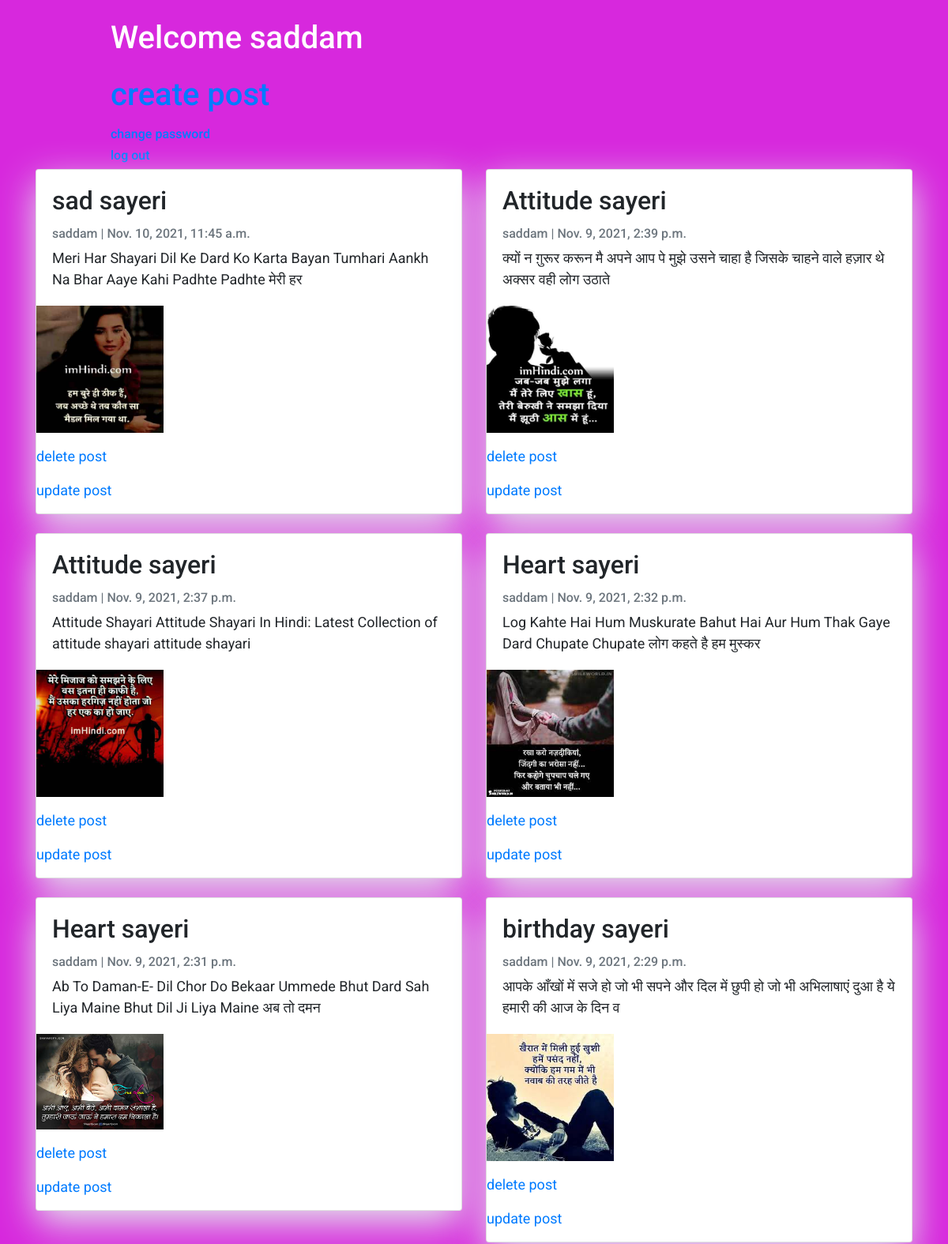
The app's page /userdashboard (signed in, upper part), older data.
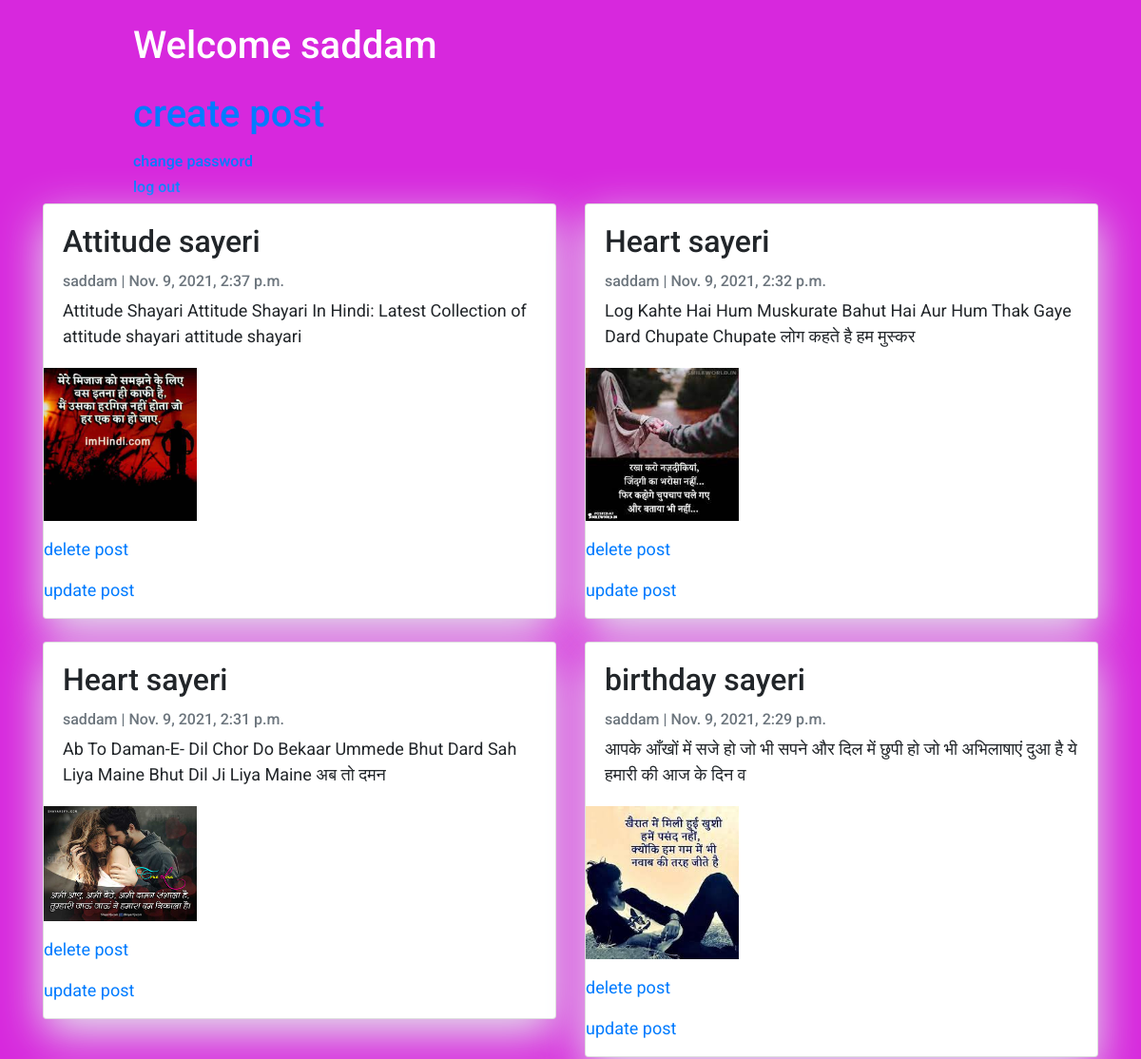
The same page, newer data.
### blog_app/models.py (models this page shows, shortened)
class Post(models.Model):
    title = models.CharField(max_length=200)
    image=models.ImageField(upload_to='images/')
    author = models.ForeignKey(User, on_delete= models.CASCADE,related_name='blog_posts')
    cotegory=models.CharField(max_length=100,choices=cotegory,default='love_sayeri')
    updated_on = models.DateTimeField(auto_now= True)
    content = models.TextField()
    created_on = models.DateTimeField(auto_now_add=True)
    status = models.IntegerField(choices=STATUS, default=0)
    class Meta:
        ordering = ['-created_on']

### blog_app/views.py (the view)
# urls.py: path('userdashboard',views.userdashboard,name='userdashboard'),
@login_required
def userdashboard(request):
    data =Post.objects.all()
    user=request.user
    return render(request,'userdashboard.html',{'data':data,'user':user})

### blog_app/templates/userdashboard.html (shortened to what this page needs)
<!DOCTYPE html>
<html>
    <head>
        <link rel="stylesheet" href="https://maxcdn.bootstrapcdn.com/bootstrap/4.0.0/css/bootstrap.min.css"
 />
    </head>
<body>
<header class="masthead">
    <div class="container">
        <div class="row">
            <div class=" col-md-8 col-md-10 mx-auto">
                <div class="site-heading">
                    <h1 class=" site-heading my-4 mt-3 text-white"> Welcome {{user}}</h1>
                    {% if request.user.is_superuser%}
                    <h1><p><a href="/post">create post</a></p> </h1>
                    <h6> <a href="/changepassword" >change password</a> </h6>
                    <h6> <a href="/logout" >log out</a> </h6>
                </div>
            </div>
        </div>
    </div>
</header>
<div class="container">
    <div class="row">
        {% for post in data %}
        <div class="col-md-6 mx-auto ">
            <div class="card mb-4">
                <div class="card-body">
                    <h2 class="card-title">{{ post.title }}</h2>
                    <p class="card-text text-muted h6">{{ post.author }} | {{ post.created_on}} </p>
                    <p class="card-text">{{post.content|slice:":100" }}</p>
                </div>
                <p> <img src="{{ post.image.url }}" class="img-responsive" style="width: 30%; float: left; margin-right: 10px;" /></p>
             <p><a href="delete{{post.id}}">delete post</a></p>
             <p><a href="update{{post.id}}">update post</a></p>
            </div>
        </div>
        {% endfor %}    {%endif%}
    </div>
</div>
</body>

Row changes from the older to the newer data that the page shows:
removed Post: title "sad sayeri", author "saddam", created_on "Nov. 10, 2021, 11:45 a.m.", content "Meri Har Shayari Dil Ke Dard Ko Karta Bayan Tumhari Aankh Na Bhar Aaye Kahi Padhte Padhte मेरी हर", image (picture)
removed Post: title "Attitude sayeri", author "saddam", created_on "Nov. 9, 2021, 2:39 p.m.", content "क्यों न ग़ुरूर करून मै अपने आप पे मुझे उसने चाहा है जिसके चाहने वाले हज़ार थे अक्सर वही लोग उठाते", image (picture)
